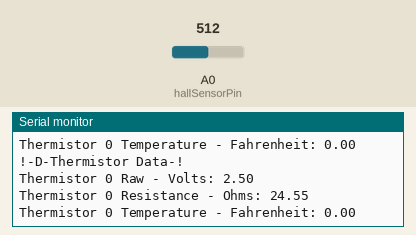
This sketch was run on a simulated Arduino Uno, built with avr-gcc and run on an emulated ATmega328P. On the bench: the last lines printed to the serial monitor. The test bench sets the inputs (shaded band); at power-on: A0 (hallSensorPin) = 512.

Above: at 1.2 s.
1.3 s: A0 (hallSensorPin) set to 226
At 1.62 s:
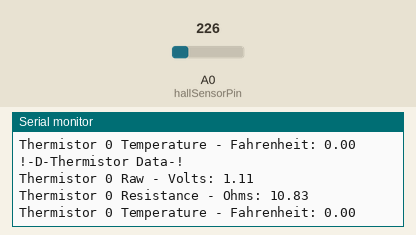
4.3 s: A0 (hallSensorPin) set to 198
At 4.4 s:
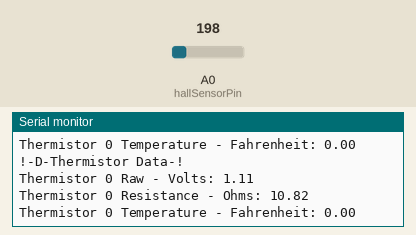
Timing chart, 0 to 7.3 s (numbered marks = the images above; inputs shaded):
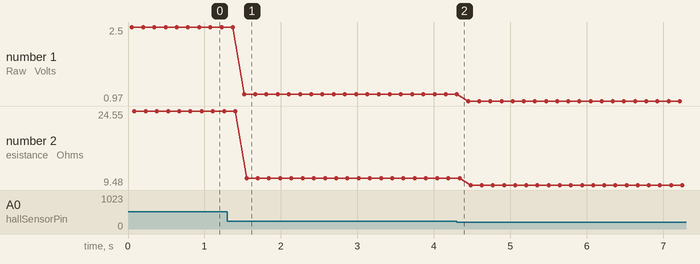

The sketch:

WM_2018_CarCode_V2.ino
```cpp
/* ---- Basic Variables ---- */
// Mode Variables
boolean testing = true;


//Temperature Variables
#define ThermistorNumber 1   //Number of thermistors in the system
int SeriesResistor = 10000;
float ThermistorRaw[ThermistorNumber];
float ThermistorResistance[ThermistorNumber];
float ThermistorTemp[ThermistorNumber];
//Resistance at 25 Degrees C --> Series Resistor
// temp. for nomial resistance (almost always 25 c)
int TempNomial = 25;
// Beta coefficient of the thermistor (3000-4000)
int BCoEfficient = 3950;

//RPM Variables
// number of over threshold hall readings
int readings;
unsigned long startTime;
unsigned long endTime;
int hallCount = 0;
// sensor value of no magnetic field
int NO_FIELD = 505;
// Magnetic sensor threshold
int MAG_THRESH = 10;

/* Background Calculations
--> Vo=R/(R+10k)*Vcc = R/(R+10k)*3.3 --> Voltage Divider Equation
--> ADC=Vi*1023/Varef
*/

// Multiple Use Variables
int RefVoltage = 5;
int Num_Samples = 5;

//Pin Definition
int USBSerial = 9600;  // Speed of USB serial communications
int ThermistorPin[ThermistorNumber] = {A0};
int hallSensorPin = 0; // pin for hall sensor

/* ---- Initial Setup Code ---- */
void setup() {
  //Pin Definition

  // Serial Communication Setup
  if (testing == true) {
    Serial.begin(USBSerial);
    Serial.println("!-S-USB Serial Started-!");
  }
}

/* ---- Additional Functions ---- */
// returns 0 for no field, negative for south pole, positive for north pole
int hallSense(){
  // sensor measurement (add correct input port)
  int raw = analogRead(hallSensorPin);

  long scaledMeasurement = raw - NO_FIELD;

  if(scaledMeasurement < MAG_THRESH && scaledMeasurement > -MAG_THRESH){
    return 0;
  } else {
    return scaledMeasurement;
  }
}

// Function handeling temperature sensor data collection
void temperature() {
  // Temp Variable
  int sample_count = 0;
  int i;

  // Get Data
  for (i = 0; i < ThermistorNumber; i++) {
    while (sample_count < Num_Samples) {
      ThermistorRaw[i] += analogRead(ThermistorPin[i]);
       sample_count++;
    }
  }

  //Calculate Values
  for (i = 0; i < ThermistorNumber; i++) {
    //---> Voltage
    ThermistorRaw[i] = (ThermistorRaw[i]/sample_count)*(RefVoltage/1023.0);   // Input voltage

    //---> This part is broken // Temperature Conversion
    ThermistorResistance[i] = (SeriesResistor)/(1023/ThermistorRaw[i]-1);   //10k / (1023/ADC - 1);   // Resistance
  }
}

// functions for getting rpm from hall sensor
void logHallSensor(){
  if(hallSense != 0){
    readings++;
  }
  hallCount++;
}
void resetRPM(){
  hallCount = 0;
  startTime = millis();
}

int calculateRPM() {
  endTime = millis();
  double elapsedTime = (endTime - startTime) / 1000.0;
  double rounds = readings / 2;
  double roundsPerSecond = rounds/elapsedTime;
  return (int) roundsPerSecond * 3600;
}

// Function handeling serial (USB) communicatoin
// Message Structure !-Type of Message-Message-!
// Type of Message - (S, D) --> S = System Wide; D --> Car Data
void coms() {
  //Loop Variable
  int i;

  // Temperature Output
  Serial.println("!-D-Thermistor Data-!");
  for (i = 0; i < ThermistorNumber; i++) {
    Serial.print("Thermistor ");
    Serial.print(i);
    Serial.print(" Raw - Volts: ");
    Serial.println(ThermistorRaw[i]);
    Serial.print("Thermistor ");
    Serial.print(i);
    Serial.print(" Resistance - Ohms: ");
    Serial.println(ThermistorResistance[i]);
    Serial.print("Thermistor ");
    Serial.print(i);
    Serial.print(" Temperature - Fahrenheit: ");
    Serial.println(ThermistorTemp[i]);
  }

  //End of Message Break
  Serial.println("");
}

/* ---- Primary Loop ---- */
void loop() {
  // Sensor Collection
  temperature();

  // Data Formatting


  // Data Saving (onboard SD Card)


  // Serial Communications
  if (testing == true) {
    coms();
  }
}
```

Measured:
- after the input at 1.3 s, the serial monitor: prints a new line after 0.22 s (image 1)
- plotted number 1: 2.5 → 1.11 after the input at 1.3 s, 1.11 → 0.97 after the input at 4.3 s
- plotted number 2: 24.55 → 10.82 after the input at 1.3 s, 10.82 → 9.48 after the input at 4.3 s
